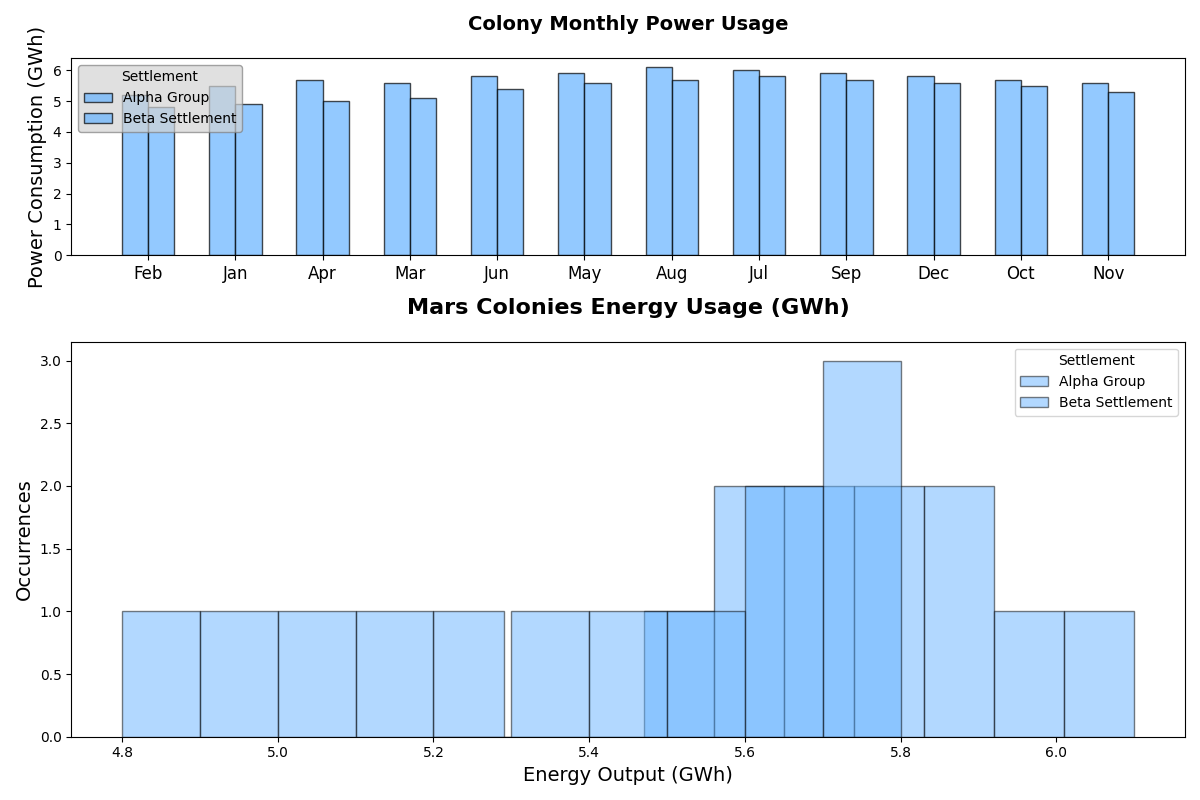

Write Python code to recreate this figure.
import matplotlib.pyplot as plt
import numpy as np

months = ['Feb', 'Jan', 'Apr', 'Mar', 'Jun', 'May', 'Aug', 'Jul', 'Sep', 'Dec', 'Oct', 'Nov']
colony_alpha = [5.2, 5.5, 5.7, 5.6, 5.8, 5.9, 6.1, 6.0, 5.9, 5.8, 5.7, 5.6]
colony_beta = [4.8, 4.9, 5.0, 5.1, 5.4, 5.6, 5.7, 5.8, 5.7, 5.6, 5.5, 5.3]

fig, axs = plt.subplots(2, 1, figsize=(12, 8), gridspec_kw={'height_ratios': [1, 2]})

common_color = '#66B3FF'  # Choose a single color for all data groups

ax1 = axs[1]
ax1.hist(colony_alpha, bins=10, edgecolor='black', color=common_color, alpha=0.5, label='Alpha Group')
ax1.hist(colony_beta, bins=10, edgecolor='black', color=common_color, alpha=0.5, label='Beta Settlement')
ax1.set_title('Mars Colonies Energy Usage (GWh)', fontsize=16, fontweight='bold', pad=20)
ax1.set_xlabel('Energy Output (GWh)', fontsize=14)
ax1.set_ylabel('Occurrences', fontsize=14)
ax1.legend(title='Settlement', loc='upper right', fontsize=10)

ax2 = axs[0]
width = 0.3
months_indices = np.arange(len(months))

ax2.bar(months_indices - width / 2, colony_alpha, width, label='Alpha Group', edgecolor='black', color=common_color, alpha=0.7)
ax2.bar(months_indices + width / 2, colony_beta, width, label='Beta Settlement', edgecolor='black', color=common_color, alpha=0.7)

ax2.set_title('Colony Monthly Power Usage', fontsize=14, fontweight='bold', pad=20)
ax2.set_xticks(months_indices)
ax2.set_xticklabels(months, fontsize=12)
ax2.set_ylabel('Power Consumption (GWh)', fontsize=14)
ax2.legend(title='Settlement', loc='upper left', fontsize=10, edgecolor='gray', facecolor='lightgrey', framealpha=0.7)

plt.tight_layout()
plt.show()
